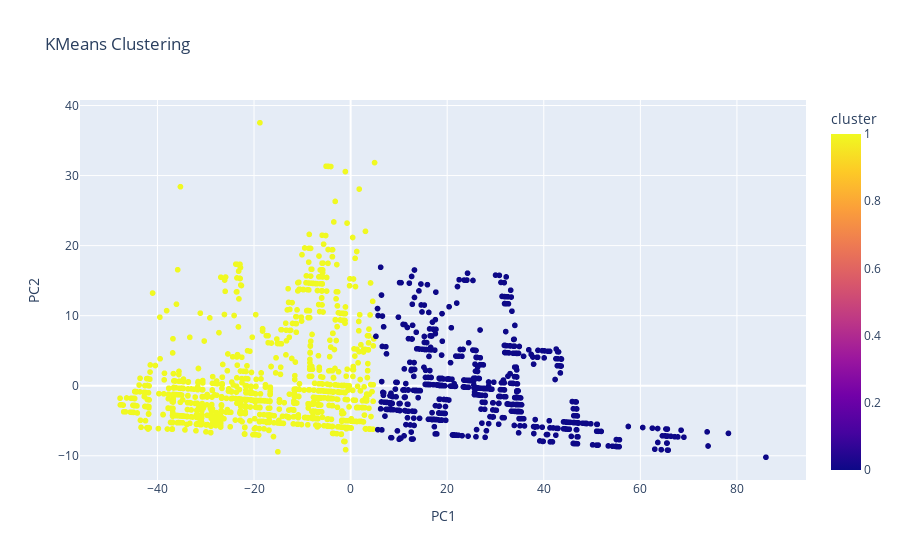

Notebook code cell kept with this figure:
### Code cell
fig = px.scatter(pca_df, x="PC1", y="PC2", color="cluster",
                 title="KMeans Clustering")
fig.show()

### Figure 1 — Plotly figure (JSON) as saved in the notebook; plotly's stock layout.template omitted (floating-point values rounded to 4 significant figures; data arrays with more than 128 entries replaced by an {"elided": "..."} marker saying what was removed)
{"data": [{"hovertemplate": "PC1=%{x}<br>PC2=%{y}<br>cluster=%{marker.color}<extra></extra>", "legendgroup": "", "marker": {"color": {"elided": "2111 int values"}, "coloraxis": "coloraxis", "symbol": "circle"}, "mode": "markers", "name": "", "showlegend": false, "type": "scattergl", "x": {"elided": "2111 float values"}, "xaxis": "x", "y": {"elided": "2111 float values"}, "yaxis": "y"}], "layout": {"coloraxis": {"colorbar": {"title": {"text": "cluster"}}, "colorscale": [[0, "#0d0887"], [0.1111, "#46039f"], [0.2222, "#7201a8"], [0.3333, "#9c179e"], [0.4444, "#bd3786"], [0.5556, "#d8576b"], [0.6667, "#ed7953"], [0.7778, "#fb9f3a"], [0.8889, "#fdca26"], [1, "#f0f921"]]}, "legend": {"tracegroupgap": 0}, "title": {"text": "KMeans Clustering"}, "xaxis": {"anchor": "y", "domain": [0, 1], "title": {"text": "PC1"}}, "yaxis": {"anchor": "x", "domain": [0, 1], "title": {"text": "PC2"}}}}
